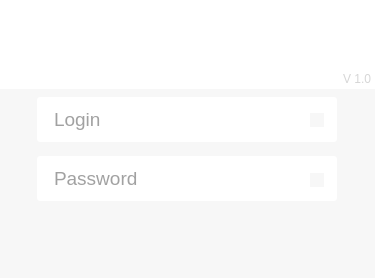
<?xml version="1.0" encoding="UTF-8"?>
<ui version="4.0">
 <class>SjMainWindow</class>
 <widget class="QMainWindow" name="SjMainWindow">
  <property name="windowModality">
   <enum>Qt::NonModal</enum>
  </property>
  <property name="geometry">
   <rect>
    <x>0</x>
    <y>0</y>
    <width>375</width>
    <height>278</height>
   </rect>
  </property>
  <property name="sizePolicy">
   <sizepolicy hsizetype="Fixed" vsizetype="Fixed">
    <horstretch>0</horstretch>
    <verstretch>0</verstretch>
   </sizepolicy>
  </property>
  <property name="windowTitle">
   <string>Safejumper</string>
  </property>
  <widget class="QWidget" name="centralWidget">
   <widget class="QFrame" name="frameLogo">
    <property name="geometry">
     <rect>
      <x>0</x>
      <y>0</y>
      <width>375</width>
      <height>89</height>
     </rect>
    </property>
    <property name="palette">
     <palette>
      <active>
       <colorrole role="Button">
        <brush brushstyle="SolidPattern">
         <color alpha="255">
          <red>255</red>
          <green>255</green>
          <blue>255</blue>
         </color>
        </brush>
       </colorrole>
       <colorrole role="Base">
        <brush brushstyle="SolidPattern">
         <color alpha="255">
          <red>255</red>
          <green>255</green>
          <blue>255</blue>
         </color>
        </brush>
       </colorrole>
       <colorrole role="Window">
        <brush brushstyle="SolidPattern">
         <color alpha="255">
          <red>255</red>
          <green>255</green>
          <blue>255</blue>
         </color>
        </brush>
       </colorrole>
      </active>
      <inactive>
       <colorrole role="Button">
        <brush brushstyle="SolidPattern">
         <color alpha="255">
          <red>255</red>
          <green>255</green>
          <blue>255</blue>
         </color>
        </brush>
       </colorrole>
       <colorrole role="Base">
        <brush brushstyle="SolidPattern">
         <color alpha="255">
          <red>255</red>
          <green>255</green>
          <blue>255</blue>
         </color>
        </brush>
       </colorrole>
       <colorrole role="Window">
        <brush brushstyle="SolidPattern">
         <color alpha="255">
          <red>255</red>
          <green>255</green>
          <blue>255</blue>
         </color>
        </brush>
       </colorrole>
      </inactive>
      <disabled>
       <colorrole role="Button">
        <brush brushstyle="SolidPattern">
         <color alpha="255">
          <red>255</red>
          <green>255</green>
          <blue>255</blue>
         </color>
        </brush>
       </colorrole>
       <colorrole role="Base">
        <brush brushstyle="SolidPattern">
         <color alpha="255">
          <red>255</red>
          <green>255</green>
          <blue>255</blue>
         </color>
        </brush>
       </colorrole>
       <colorrole role="Window">
        <brush brushstyle="SolidPattern">
         <color alpha="255">
          <red>255</red>
          <green>255</green>
          <blue>255</blue>
         </color>
        </brush>
       </colorrole>
      </disabled>
     </palette>
    </property>
    <property name="autoFillBackground">
     <bool>false</bool>
    </property>
    <property name="styleSheet">
     <string notr="true">QFrame
{
	background-color: #ffffff;
	border: 0;
}</string>
    </property>
    <property name="frameShape">
     <enum>QFrame::StyledPanel</enum>
    </property>
    <property name="frameShadow">
     <enum>QFrame::Raised</enum>
    </property>
    <widget class="QLabel" name="L_Version">
     <property name="geometry">
      <rect>
       <x>100</x>
       <y>71</y>
       <width>271</width>
       <height>16</height>
      </rect>
     </property>
     <property name="font">
      <font>
       <pointsize>9</pointsize>
      </font>
     </property>
     <property name="styleSheet">
      <string notr="true">QLabel
{
color: #d6d6d6;
padding: 0;
margin: 0;
}</string>
     </property>
     <property name="text">
      <string>V 1.0</string>
     </property>
     <property name="alignment">
      <set>Qt::AlignRight|Qt::AlignTrailing|Qt::AlignVCenter</set>
     </property>
    </widget>
    <widget class="QLabel" name="L_Logo">
     <property name="geometry">
      <rect>
       <x>94</x>
       <y>17</y>
       <width>188</width>
       <height>56</height>
      </rect>
     </property>
     <property name="styleSheet">
      <string notr="true">QLabel
{
	border-image: url(:/imgs/logo1.png);
}</string>
     </property>
     <property name="text">
      <string/>
     </property>
    </widget>
   </widget>
   <widget class="QFrame" name="frameBottom">
    <property name="geometry">
     <rect>
      <x>0</x>
      <y>89</y>
      <width>375</width>
      <height>191</height>
     </rect>
    </property>
    <property name="palette">
     <palette>
      <active>
       <colorrole role="Button">
        <brush brushstyle="SolidPattern">
         <color alpha="255">
          <red>247</red>
          <green>247</green>
          <blue>247</blue>
         </color>
        </brush>
       </colorrole>
       <colorrole role="Light">
        <brush brushstyle="SolidPattern">
         <color alpha="255">
          <red>255</red>
          <green>0</green>
          <blue>0</blue>
         </color>
        </brush>
       </colorrole>
       <colorrole role="Base">
        <brush brushstyle="SolidPattern">
         <color alpha="255">
          <red>247</red>
          <green>247</green>
          <blue>247</blue>
         </color>
        </brush>
       </colorrole>
       <colorrole role="Window">
        <brush brushstyle="SolidPattern">
         <color alpha="255">
          <red>247</red>
          <green>247</green>
          <blue>247</blue>
         </color>
        </brush>
       </colorrole>
      </active>
      <inactive>
       <colorrole role="Button">
        <brush brushstyle="SolidPattern">
         <color alpha="255">
          <red>247</red>
          <green>247</green>
          <blue>247</blue>
         </color>
        </brush>
       </colorrole>
       <colorrole role="Light">
        <brush brushstyle="SolidPattern">
         <color alpha="255">
          <red>255</red>
          <green>0</green>
          <blue>0</blue>
         </color>
        </brush>
       </colorrole>
       <colorrole role="Base">
        <brush brushstyle="SolidPattern">
         <color alpha="255">
          <red>247</red>
          <green>247</green>
          <blue>247</blue>
         </color>
        </brush>
       </colorrole>
       <colorrole role="Window">
        <brush brushstyle="SolidPattern">
         <color alpha="255">
          <red>247</red>
          <green>247</green>
          <blue>247</blue>
         </color>
        </brush>
       </colorrole>
      </inactive>
      <disabled>
       <colorrole role="Button">
        <brush brushstyle="SolidPattern">
         <color alpha="255">
          <red>247</red>
          <green>247</green>
          <blue>247</blue>
         </color>
        </brush>
       </colorrole>
       <colorrole role="Light">
        <brush brushstyle="SolidPattern">
         <color alpha="255">
          <red>255</red>
          <green>0</green>
          <blue>0</blue>
         </color>
        </brush>
       </colorrole>
       <colorrole role="Base">
        <brush brushstyle="SolidPattern">
         <color alpha="255">
          <red>247</red>
          <green>247</green>
          <blue>247</blue>
         </color>
        </brush>
       </colorrole>
       <colorrole role="Window">
        <brush brushstyle="SolidPattern">
         <color alpha="255">
          <red>247</red>
          <green>247</green>
          <blue>247</blue>
         </color>
        </brush>
       </colorrole>
      </disabled>
     </palette>
    </property>
    <property name="autoFillBackground">
     <bool>false</bool>
    </property>
    <property name="styleSheet">
     <string notr="true">QFrame
{
	background-color: #f7f7f7;
	border: 0;
}</string>
    </property>
    <property name="frameShape">
     <enum>QFrame::StyledPanel</enum>
    </property>
    <property name="frameShadow">
     <enum>QFrame::Raised</enum>
    </property>
    <widget class="QPushButton" name="loginButton">
     <property name="geometry">
      <rect>
       <x>42</x>
       <y>127</y>
       <width>110</width>
       <height>41</height>
      </rect>
     </property>
     <property name="font">
      <font>
       <family>Helvetica Neue</family>
       <pointsize>10</pointsize>
      </font>
     </property>
     <property name="cursor">
      <cursorShape>PointingHandCursor</cursorShape>
     </property>
     <property name="focusPolicy">
      <enum>Qt::NoFocus</enum>
     </property>
     <property name="styleSheet">
      <string notr="true">QPushButton
{
	border:0px;
	color: #ffffff;
	border-image: url(:/imgs/b-login-norm.png);
}
QPushButton:hover:!pressed
{
	border-image: url(:/imgs/b-login-hover.png);
}
QPushButton:pressed
{
	border-image: url(:/imgs/b-login-pressed.png);
}</string>
     </property>
     <property name="text">
      <string/>
     </property>
    </widget>
    <widget class="QLineEdit" name="eLogin">
     <property name="geometry">
      <rect>
       <x>37</x>
       <y>8</y>
       <width>300</width>
       <height>45</height>
      </rect>
     </property>
     <property name="font">
      <font>
       <family>Helvetica Neue</family>
       <pointsize>14</pointsize>
      </font>
     </property>
     <property name="toolTipDuration">
      <number>-5</number>
     </property>
     <property name="autoFillBackground">
      <bool>false</bool>
     </property>
     <property name="styleSheet">
      <string notr="true">QLineEdit
{
border-radius: 3px;
padding: 2px 30px 2px 15px;
border: 0 transparent #b8d4e9;
color: #444444;
border-image: url(:/imgs/e-inactive.png);
}
QLineEdit:focus
{
border-image: url(:/imgs/e-active.png);
}</string>
     </property>
     <property name="text">
      <string/>
     </property>
     <property name="placeholderText">
      <string>Login</string>
     </property>
    </widget>
    <widget class="QLineEdit" name="ePsw">
     <property name="geometry">
      <rect>
       <x>37</x>
       <y>67</y>
       <width>300</width>
       <height>45</height>
      </rect>
     </property>
     <property name="font">
      <font>
       <family>Helvetica Neue</family>
       <pointsize>14</pointsize>
      </font>
     </property>
     <property name="toolTipDuration">
      <number>-5</number>
     </property>
     <property name="styleSheet">
      <string notr="true">QLineEdit
{
border-radius: 3px;
padding: 2px 30px 2px 15px;
border: 0 transparent #b8d4e9;
color: #444444;
border-image: url(:/imgs/e-inactive.png);
}
QLineEdit:focus
{
border-image: url(:/imgs/e-active.png);
}</string>
     </property>
     <property name="text">
      <string/>
     </property>
     <property name="echoMode">
      <enum>QLineEdit::Password</enum>
     </property>
     <property name="placeholderText">
      <string notr="true">Password</string>
     </property>
    </widget>
    <widget class="QLabel" name="lLoginDude">
     <property name="geometry">
      <rect>
       <x>310</x>
       <y>24</y>
       <width>14</width>
       <height>14</height>
      </rect>
     </property>
     <property name="styleSheet">
      <string notr="true">QLabel
{
	border-image: url(:/imgs/login-dude.png);
}</string>
     </property>
     <property name="lineWidth">
      <number>0</number>
     </property>
     <property name="text">
      <string/>
     </property>
     <property name="scaledContents">
      <bool>true</bool>
     </property>
    </widget>
    <widget class="QLabel" name="lPswLock">
     <property name="geometry">
      <rect>
       <x>310</x>
       <y>84</y>
       <width>14</width>
       <height>14</height>
      </rect>
     </property>
     <property name="styleSheet">
      <string notr="true">QLabel
{
	border-image: url(:/imgs/password-lock.png);
}</string>
     </property>
     <property name="lineWidth">
      <number>0</number>
     </property>
     <property name="text">
      <string/>
     </property>
     <property name="scaledContents">
      <bool>true</bool>
     </property>
    </widget>
    <widget class="QPushButton" name="rememberMeButton">
     <property name="geometry">
      <rect>
       <x>234</x>
       <y>128</y>
       <width>100</width>
       <height>18</height>
      </rect>
     </property>
     <property name="cursor">
      <cursorShape>PointingHandCursor</cursorShape>
     </property>
     <property name="focusPolicy">
      <enum>Qt::NoFocus</enum>
     </property>
     <property name="styleSheet">
      <string notr="true">QPushButton
{
	border:0px;
	color: #ffffff;
	border-image: url(:/imgs/cb-rememberme.png);
}
QPushButton:checked
{
	border-image: url(:/imgs/cb-rememberme-checked.png);
}
</string>
     </property>
     <property name="text">
      <string/>
     </property>
     <property name="checkable">
      <bool>true</bool>
     </property>
     <property name="checked">
      <bool>true</bool>
     </property>
    </widget>
    <widget class="QPushButton" name="optionsButton">
     <property name="geometry">
      <rect>
       <x>269</x>
       <y>150</y>
       <width>65</width>
       <height>18</height>
      </rect>
     </property>
     <property name="cursor">
      <cursorShape>PointingHandCursor</cursorShape>
     </property>
     <property name="focusPolicy">
      <enum>Qt::NoFocus</enum>
     </property>
     <property name="styleSheet">
      <string notr="true">QPushButton
{
	border:0px;
	color: #ffffff;
	border-image: url(:/imgs/b-options.png);
}</string>
     </property>
     <property name="text">
      <string/>
     </property>
    </widget>
    <widget class="QLabel" name="line_2">
     <property name="geometry">
      <rect>
       <x>0</x>
       <y>60</y>
       <width>375</width>
       <height>3</height>
      </rect>
     </property>
     <property name="styleSheet">
      <string notr="true">QLabel
{
	border:0px;
	border-image: url(:/imgs/h-line.png);
}</string>
     </property>
     <property name="text">
      <string/>
     </property>
    </widget>
    <widget class="QLabel" name="line_1">
     <property name="geometry">
      <rect>
       <x>0</x>
       <y>0</y>
       <width>375</width>
       <height>3</height>
      </rect>
     </property>
     <property name="styleSheet">
      <string notr="true">QLabel
{
	border:0px;
	border-image: url(:/imgs/h-line.png);
}</string>
     </property>
     <property name="text">
      <string/>
     </property>
    </widget>
    <widget class="QLabel" name="line_3">
     <property name="geometry">
      <rect>
       <x>0</x>
       <y>119</y>
       <width>375</width>
       <height>3</height>
      </rect>
     </property>
     <property name="styleSheet">
      <string notr="true">QLabel
{
	border:0px;
	border-image: url(:/imgs/h-line.png);
}</string>
     </property>
     <property name="text">
      <string/>
     </property>
    </widget>
    <widget class="QPushButton" name="cancelButton">
     <property name="geometry">
      <rect>
       <x>42</x>
       <y>127</y>
       <width>110</width>
       <height>41</height>
      </rect>
     </property>
     <property name="font">
      <font>
       <family>Helvetica Neue</family>
       <pointsize>10</pointsize>
      </font>
     </property>
     <property name="cursor">
      <cursorShape>PointingHandCursor</cursorShape>
     </property>
     <property name="focusPolicy">
      <enum>Qt::NoFocus</enum>
     </property>
     <property name="styleSheet">
      <string notr="true">QPushButton
{
	border:0px;
	color: #ffffff;
	border-image: url(:/imgs/b-cancel-norm.png);
}
QPushButton:hover:!pressed
{
	border-image: url(:/imgs/b-cancel-hover.png);
}
QPushButton:pressed
{
	border-image: url(:/imgs/b-cancel-pressed.png);
}</string>
     </property>
     <property name="text">
      <string/>
     </property>
    </widget>
    <zorder>cancelButton</zorder>
    <zorder>loginButton</zorder>
    <zorder>eLogin</zorder>
    <zorder>ePsw</zorder>
    <zorder>lLoginDude</zorder>
    <zorder>lPswLock</zorder>
    <zorder>rememberMeButton</zorder>
    <zorder>optionsButton</zorder>
    <zorder>line_2</zorder>
    <zorder>line_1</zorder>
    <zorder>line_3</zorder>
   </widget>
  </widget>
  <action name="actionExit">
   <property name="text">
    <string>exit</string>
   </property>
  </action>
 </widget>
 <layoutdefault spacing="6" margin="11"/>
 <resources/>
 <connections/>
</ui>
